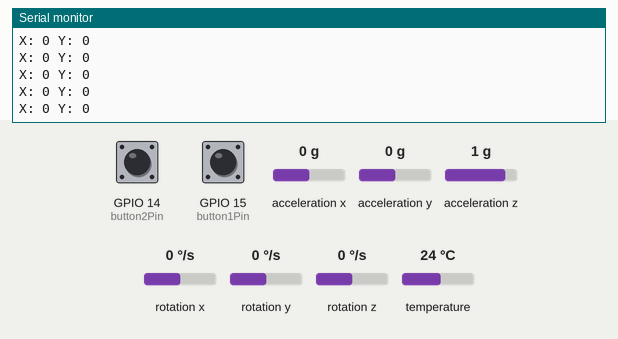
The sketch below on a simulated ESP32. Parts: the last lines printed to the serial monitor. The inputs (shaded band) are chosen by the test bench; at power-on: acceleration x 0 g, acceleration y 0 g, GPIO 14 (button2Pin) HIGH, GPIO 15 (button1Pin) HIGH, acceleration z 1 g, rotation x 0 °/s, rotation y 0 °/s, rotation z 0 °/s, temperature 24 °C. USB keyboard and mouse output is not drawn.

Above: at 1.2 s.
1.3 s: acceleration x set to -1.4 g
At 2.0 s:
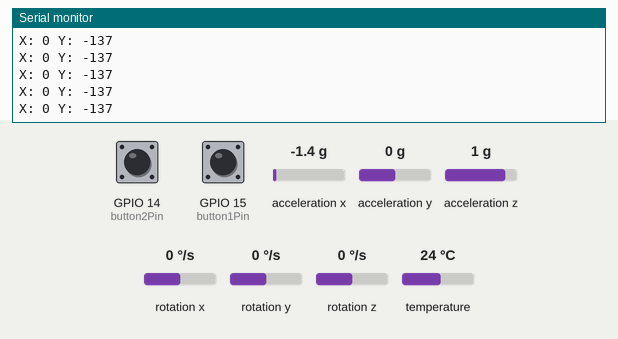
2.8 s: acceleration y set to -1.4 g
At 3.6 s:
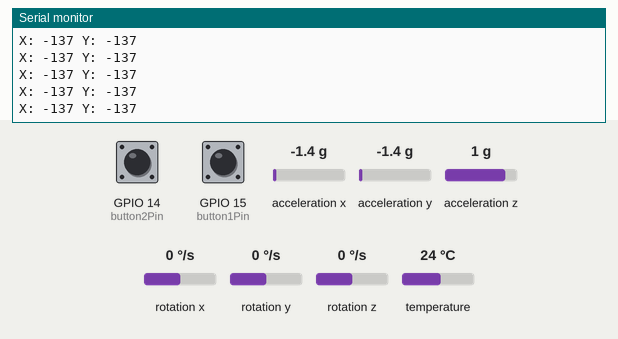
4.3 s: acceleration x set to -0.8 g
At 4.9 s:
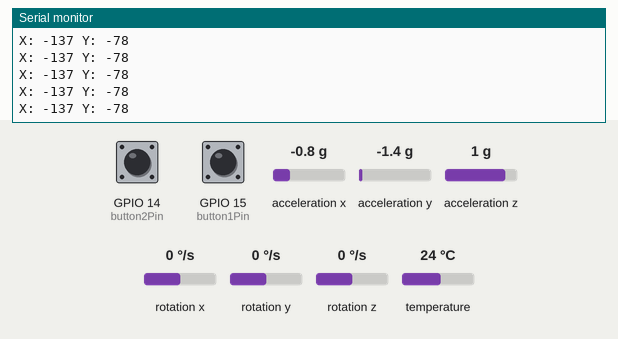
Timing chart, 0 to 7.3 s (numbered marks = the images above; inputs shaded):
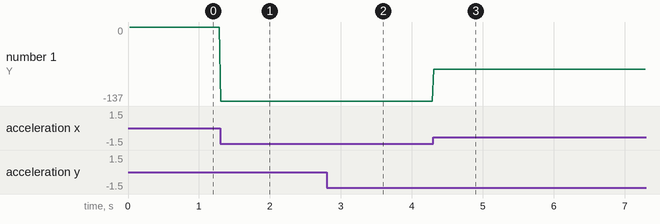

Measured:
- after the input at 1.3 s, the serial monitor: prints a new line at once (image 1)
- after the input at 2.8 s, the serial monitor: prints a new line at once (image 2)
- after the input at 4.3 s, the serial monitor: prints a new line at once (image 3)
- plotted number 1: 0 → -137 after the input at 1.3 s, -137 → -78 after the input at 4.3 s

The sketch:

Ds_gautlet.ino
```cpp
#include <Wire.h>
#include <Adafruit_MPU6050.h>
#include <Adafruit_Sensor.h>
#include <BleMouse.h>


Adafruit_MPU6050 mpu;
BleMouse bleMouse("ESP32 Mouse");


const int button1Pin = 15;
const int button2Pin = 14;


int lastButton1State = HIGH;
int lastButton2State = HIGH;

void setup() {

  Serial.begin(115200);
  Serial.println("Starting BLE work!");
  Wire.begin(13, 12);


  pinMode(button1Pin, INPUT_PULLUP);
  pinMode(button2Pin, INPUT_PULLUP);

  if (!mpu.begin()) {
    Serial.println("Failed to find MPU6050 chip");
    while (1) {
      delay(10);
    }
  }
  Serial.println("MPU6050 Found!");

  mpu.setAccelerometerRange(MPU6050_RANGE_2_G);
  mpu.setGyroRange(MPU6050_RANGE_250_DEG);
  mpu.setFilterBandwidth(MPU6050_BAND_21_HZ);

  bleMouse.begin();
  Serial.println("Bluetooth cihazı başladı: ESP32 Mouse");
}

void loop() {
  static unsigned long lastUpdate = 0;
  unsigned long currentMillis = millis();

  if (bleMouse.isConnected()) {
    if (currentMillis - lastUpdate >= 20) {
      lastUpdate = currentMillis;

      sensors_event_t a, g, temp;
      mpu.getEvent(&a, &g, &temp);

      int deltaX = a.acceleration.y * 10;
      int deltaY = a.acceleration.x * 10;

      int button1State = digitalRead(button1Pin);
      int button2State = digitalRead(button2Pin);

      if (button1State != lastButton1State) {
        if (button1State == LOW) {
          bleMouse.press(MOUSE_LEFT);
        } else {
          bleMouse.release(MOUSE_LEFT);
        }
        lastButton1State = button1State;
      }

      if (button2State != lastButton2State) {
        if (button2State == LOW) {
          bleMouse.press(MOUSE_RIGHT);
        } else {
          bleMouse.release(MOUSE_RIGHT);
        }
        lastButton2State = button2State;
      }

      bleMouse.move(deltaX, deltaY);

      Serial.print("X: ");
      Serial.print(deltaX);
      Serial.print(" Y: ");
      Serial.println(deltaY);
    }
  } else {
    Serial.println("Mouse not connected!");
  }
}
```
